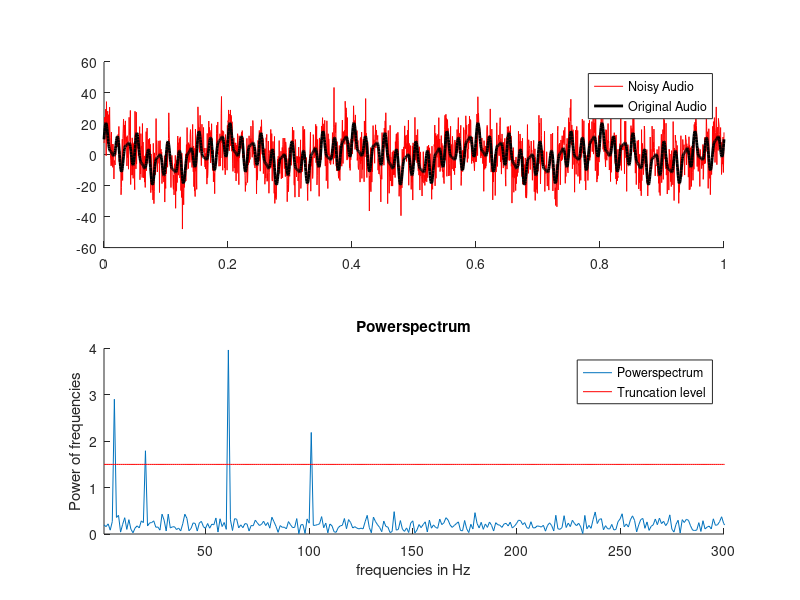
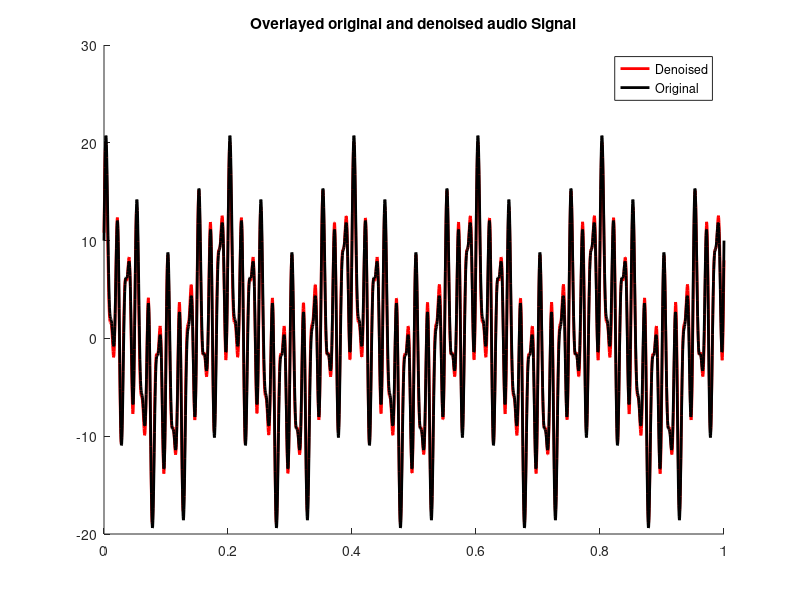

These figures' MATLAB source, in order:
clc,clear,close all
%% Creating Audio Signal and Noisy set

% time of Audiosequnce
dt = 0.0005;
t = 0:dt:1;

audio = 4*sin(2*pi*100*t) + 8*sin(2*pi*60*t) + 4*cos(2*pi*20*t) +...
    6*cos(2*pi*5*t);
noisy = audio + 10*randn(size(t));

%% Plot Audio signals

figure('Name','Audio Data and Power spectrum');
subplot(2,1,1)
hold on
plot(t,noisy,'r');
plot(t,audio,'k','LineWidth',2);
legend('Noisy Audio','Original Audio');

%% Fast Fourier Transformation 

% FC are the Fourier Coeficients
FC = fft(noisy,length(t));

% Power of different frequencies
P = abs(FC)/length(t);

freq = 1/(dt*length(t))*(1:length(t));

subplot(2,1,2)
hold on
plot(freq,P);
plot(freq,ones(1,length(freq))*1.5,'r')
xlim([1, 300]);
xlabel('frequencies in Hz')
ylabel('Power of frequencies')
title('Powerspectrum')
legend('Powerspectrum','Truncation level')

%% Filter Noisy set

ind = P>1.5;
FCclean = FC.*ind;

audiodenoised = ifft(FCclean);

% Plot denoised and original for comparison
figure('Name','Denoised and Original compared');
hold on
plot(t,audiodenoised,'r','LineWidth',2);
plot(t,audio,'k','LineWidth',2);
legend('Denoised','Original');
title('Overlayed original and denoised audio Signal');



